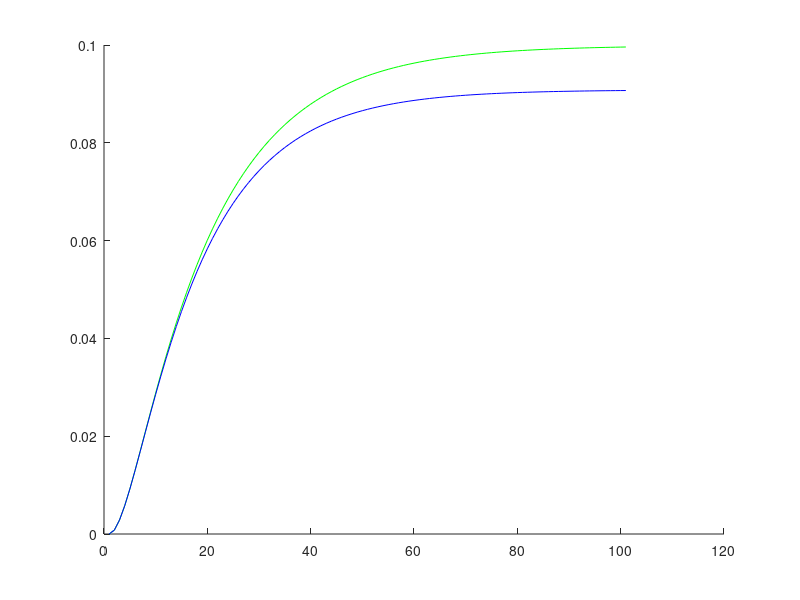

Write the MATLAB code that produced this figure.
clc; clear; 
J = 0.01; % J is derived from Newton's 2nd Law equation, moment of interia
b = 0.1;% b is derived from Newton's 2nd Law equation, motor friction
K = 0.01;% J is derived from Newton's 2nd Law equation, electromotive force constant
%link is:
%%https://ctms.engin.umich.edu/CTMS/index.php?example=MotorSpeed&section=SystemModeling#:~:text=From%20the%20figure%20above%2C%20we%20can%20derive%20the%20following%20governing%20equations%20based%20on%20Newton%27s%202nd%20law%20and%20Kirchhoff%27s%20voltage%20law.

R = 1; %derived from Kirchoff (Resistor)
L = 0.5;%derived from Kirchoff (inductor)

s = tf('s')%transfer function
P_motor = K/((J*s+b)*(L*s+R)+K^2)
x = step(P_motor); 
hold on
plot(x,'green')

%x2 = P_motor/(1+P_motor)   % Equation Implementation of Feedback loop
x2 = feedback(P_motor,1)
x2 = step(x2);
plot(x2,'blue')
